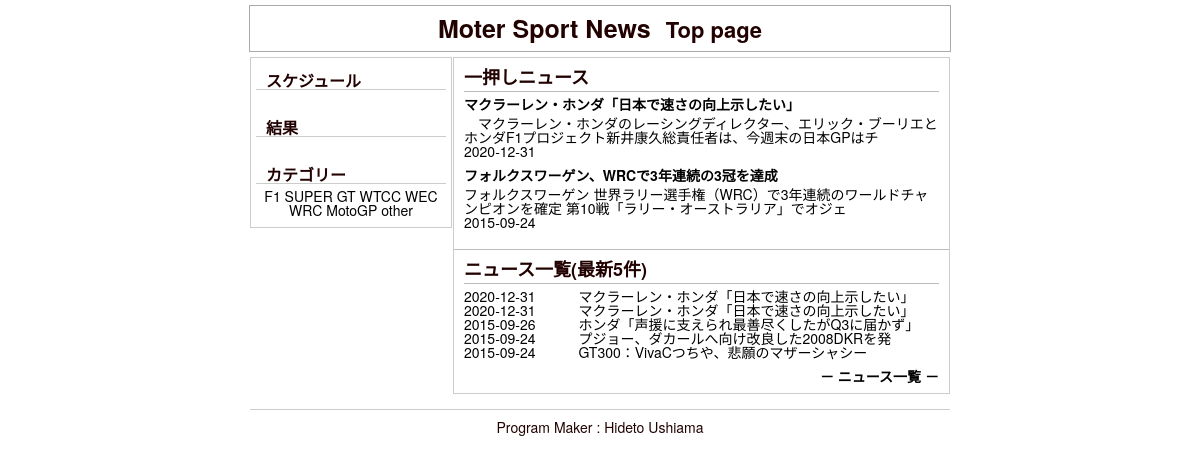
Before: / with the older database file.
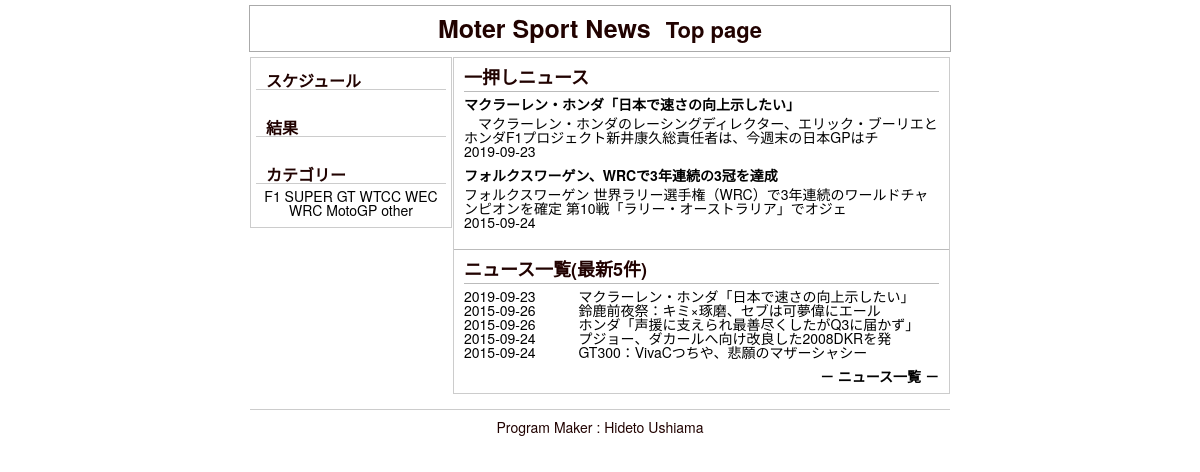
After: the same page with the newer database file.
### tables this page shows
CREATE TABLE IF NOT EXISTS `s_category` (
  `c_id` int(11) NOT NULL,
  `ca_name` varchar(64) NOT NULL,
  `c_outline` varchar(518) NOT NULL,
  `show_flg` int(11) NOT NULL
);

CREATE TABLE IF NOT EXISTS `s_news` (
  `s_id` int(11) NOT NULL,
  `s_title` varchar(64) NOT NULL,
  `s_detail` varchar(1024) NOT NULL,
  `s_outline` varchar(128) NOT NULL,
  `author` varchar(12) NOT NULL,
  `show_flg` int(11) NOT NULL,
  `category` int(11) NOT NULL,
  `s_index` int(11) NOT NULL,
  `create_date` datetime NOT NULL,
  `update_date` datetime NOT NULL,
  `open_date` datetime NOT NULL,
  `close_date` datetime NOT NULL
);

### news_part.php (the view, shortened to what this page needs)
<?php
 $view = "";
$pdo = new PDO("mysql:host=localhost;dbname=cs_academy;charset=utf8", "root", "");
$sql = "SELECT * FROM s_news ORDER BY create_date DESC LIMIT 5";
$stmt = $pdo->prepare($sql);
$stmt->execute();
$results = $stmt->fetchAll(PDO::FETCH_ASSOC);
foreach($results as $row) {
	$view .= "<dt class=\"news-date\"><a href=\"news.php?date=".mb_substr($row["create_date"],0,10)."\">".mb_substr($row["create_date"],0,10)."</a></dt>";
	$view .= "<dd class=\"news-description\"><a href=\"news.php?id=".$row["s_id"]."\">".mb_substr($row["s_title"],0,25)."</a></dd>";
}
echo "<div class=\"l_news\">";
echo "<div class=\"l_title\">ニュース一覧(最新5件)</div>";
echo $view;
echo "<div class=\"all_news\"><a href=\"news_list.php\">－ ニュース一覧 －</a></div>";
echo "</div>";
?>

### head.php (shortened to what this page needs)
<!DOCTYPE html>
<html>
<head>
    <link rel="stylesheet" href="css/reset.css">
    <link rel="stylesheet" href="css/style.css">
</head>

### index.php (shortened to what this page needs)
<?php
 include("head.php");
 ?>
</head>
<body>
<?php include("top.php"); ?>
<div class="main">
<div class="side_r">
<?php include("sche_part.php"); ?>
<?php include("result_part.php"); ?>
<?php include("cate_part.php"); ?>
</div>
<div class="con">
<?php include("push_part.php"); ?>
<?php include("news_part.php"); ?>
</div>
</div>
<?php include("footer.php"); ?>
</body>
</html>

### top.php
<header>
<h1>Moter Sport News<span>Top page</span></h1>
</header>

### sche_part.php (shortened to what this page needs)
<?php
 $db_set = "ORDER BY c_id";
$pdo = new PDO("mysql:host=localhost;dbname=cs_academy;charset=utf8", "root", "");
$sql = "SELECT * FROM s_category ".$db_set;
$stmt = $pdo->prepare($sql);
$stmt->execute();
$results = $stmt->fetchAll(PDO::FETCH_ASSOC);
echo "<div class=\"cate_s\">";
echo "<div class=\"cate_t\">スケジュール</div>";
echo "</div>";
?>

### result_part.php (shortened to what this page needs)
<?php
echo "<div class=\"cate_s\">";
echo "<div class=\"cate_t\">結果</div>";
echo "</div>";
?>

### cate_part.php (shortened to what this page needs)
<?php
 $view = "";
 $db_set = "ORDER BY c_id";
$pdo = new PDO("mysql:host=localhost;dbname=cs_academy;charset=utf8", "root", "");
$sql = "SELECT * FROM s_category ".$db_set;
$stmt = $pdo->prepare($sql);
$stmt->execute();
$results = $stmt->fetchAll(PDO::FETCH_ASSOC);
foreach($results as $row) {
	$view .= " <a href=\"news.php?cate=".$row["c_id"]."\">".$row["ca_name"]."</a> ";
}
echo "<div class=\"cate_s\">";
echo "<div class=\"cate_t\">カテゴリー</div>";
echo $view;
echo "</div>";
?>

### push_part.php (shortened to what this page needs)
<?php
 $view = "";
$pdo = new PDO("mysql:host=localhost;dbname=cs_academy;charset=utf8", "root", "");
$sql = "SELECT * FROM s_news WHERE `s_index` LIKE '1' LIMIT 2";
$stmt = $pdo->prepare($sql);
$stmt->execute();
$results = $stmt->fetchAll(PDO::FETCH_ASSOC);
foreach($results as $row) {
	$view .= "<dl class=\"p-des\">";
	$view .= "<dt><a href=\"news.php?id=".$row["s_id"]."\">".mb_substr($row["s_title"],0,25)."</a></dd>";
	$view .= "<dd><a href=\"news.php?id=".$row["s_id"]."\">".mb_substr($row["s_detail"],0,65)."</a></dd>";
	$view .= "<div class=\"p-date\"><a href=\"news.php?date=".mb_substr($row["create_date"],0,10)."\">".mb_substr($row["create_date"],0,10)."</a></div>";	$view .= "</dl>";
}
echo "<div class=\"p_news\">";
echo "<div class=\"p_title\">一押しニュース</div>";
echo $view;
echo "</div>";
?>

### footer.php
<footer>
<small>Program Maker : Hideto Ushiama </small>
</footer>

### css/style.css (style rules this page uses)
body { font-size:62.5%; font-family:'Helvetica Neue', Helvetica, Arial, YuGothic, 'Yu Gothic', 游ゴシック体, '游ゴシック', 'ヒラギノ角ゴ ProN W3', 'Hiragino Kaku Gothic ProN', 'ヒラギノ角ゴ Pro W3', 'Hiragino Kaku Gothic Pro', メイリオ, Meiryo, 'MS ゴシック', 'MS Gothic', sans-serif; }
header h1 { width:700px; margin:5px auto; padding:10px 0; font-size:25px; text-align:center; border:1px solid #aaa; }
header h1 span { margin-left:15px; font-size:22px; }
.main { width:700px; margin:0 auto; // font-size:25px; text-align:center; clear:both; }
.side_r { width:200px; // height:500px; // margin:0 auto; // font-size:25px; text-align:center; float:left; border:1px solid #ccc; margin-bottom:15px; }
.cate_s { padding:10px 0; }
.cate_t { font-size:16px; font-weight:bold; text-align:left; padding-left:10px; margin:5px 5px; border-bottom:1px solid #ccc; }
.con { width:495px; text-align:center; border:1px solid #ccc; margin-bottom:15px; float:right; }
.p_news { text-align:left; padding:10px; border-bottom:1px solid #bbb; }
.p_title { font-weight:bold; font-size:18px; padding-bottom:5px; margin-bottom:5px; border-bottom:1px solid #bbb; }
.p-des { margin-bottom:10px; }
.p-des dt { padding-bottom:5px; font-weight:bold; }
.l_news { text-align:left; padding:10px; }
.l_title { font-weight:bold; font-size:18px; padding-bottom:5px; margin-bottom:5px; border-bottom:1px solid #bbb; }
.all_news { margin-top:10px; text-align:right; font-size:14px; font-weight:bold; }
footer { width:700px; margin:10px auto; padding:10px 0; text-align:center; border-top:1px solid #ccc; clear:both; }
small { font-size:14px; }
.news-date { float:left; margin-right:43px; }

Changed rows visible on the page:
no longer on this page (row edited): s_news: create_date "2020-12-31", s_title "マクラーレン・ホンダ「日本で速さの向上示したい」"
changed s_news "マクラーレン・ホンダ「日本で速さの向上示したい」": create_date "2020-12-31" → "2019-09-23"
added s_news: create_date "2015-09-26", s_title "鈴鹿前夜祭：キミ×琢磨、セブは可夢偉にエール"
